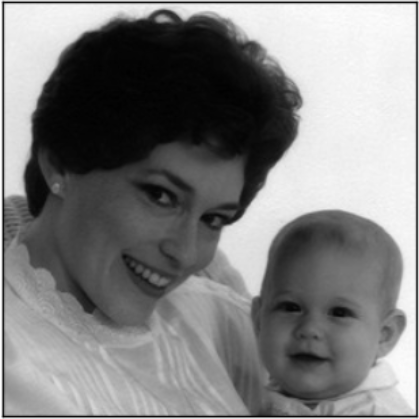
#> input picture woman.png, 419 x 419 px
$ python 4.py
#> lines starting #> are read from the running program, lines starting #| are printed output that depends on the picture
import cv2
import numpy as np
import matplotlib.pyplot as plt

img_man = cv2.imread('woman.png',0) #直接读为灰度图像
#> img_man is the input picture: shape (419, 419); min 1, max 255, mean 127.7
plt.subplot(121),plt.imshow(img_man,'gray'),plt.title('origial')
plt.xticks([]),plt.yticks([])
#--------------------------------
rows,cols = img_man.shape
#> rows = 419; cols = 419
mask = np.zeros(img_man.shape,np.uint8)
mask[rows//2-20:rows//2+20,cols//2-20:cols//2+20] = 1
#--------------------------------
f1 = np.fft.fft2(img_man)
f1shift = np.fft.fftshift(f1)
f1shift = f1shift*mask
f2shift = np.fft.ifftshift(f1shift) #对新的进行逆变换
img_new = np.fft.ifft2(f2shift)
#出来的是复数，无法显示
img_new = np.abs(img_new)
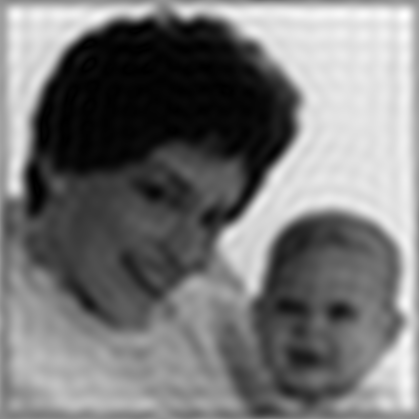
#> img_new: shape (419, 419) float64; min 0.0958, max 272.6, mean 127.8; drawn with min black and max white
#调整大小范围便于显示
img_new = (img_new-np.amin(img_new))/(np.amax(img_new)-np.amin(img_new))
plt.subplot(122),plt.imshow(img_new,'gray'),plt.title('Highpass')
plt.xticks([]),plt.yticks([])
plt.show()
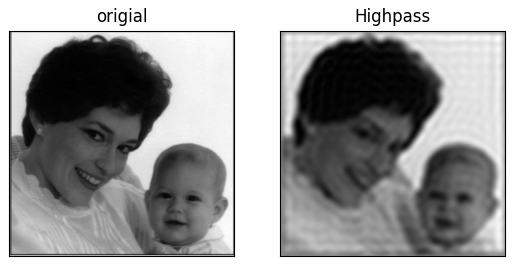
#> figure drawn by matplotlib, 2 panels

$ run again, with junzhilvbo.png copied over woman.png
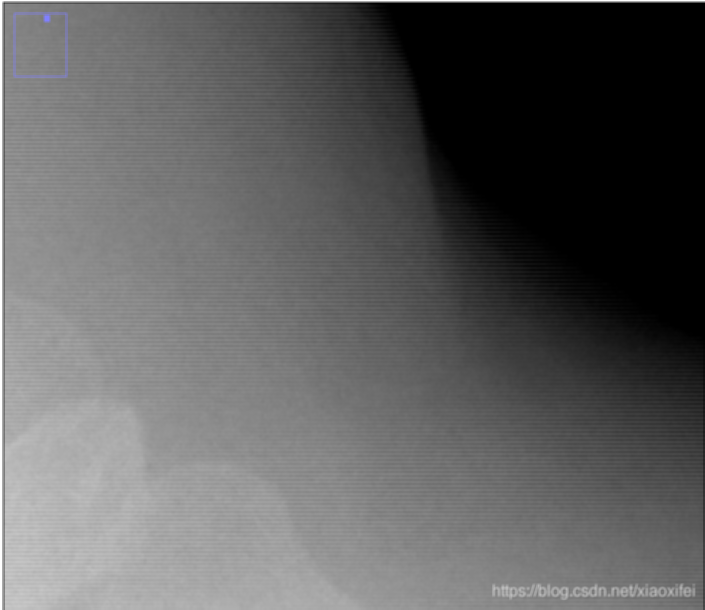
#> input picture junzhilvbo.png, 705 x 610 px
#> `img_new = (img_new-np.amin(img_new))/(np.amax(img_new)-np.amin(img_new))`:
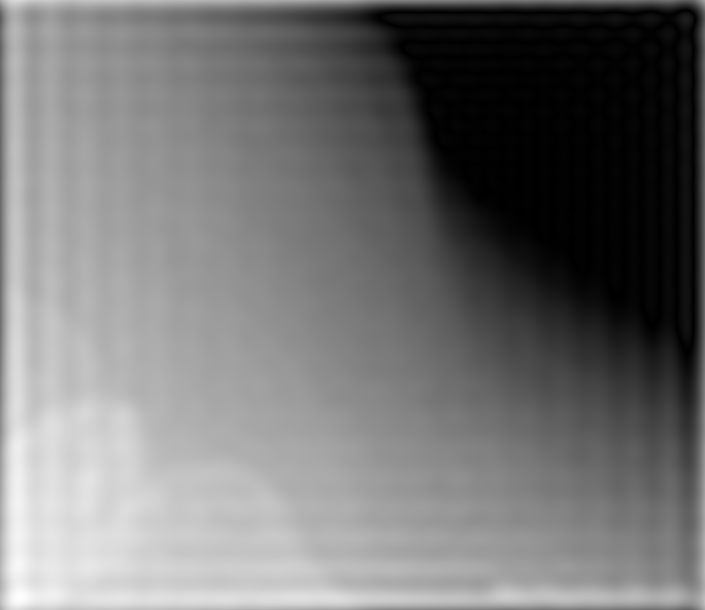
#> img_new: shape (610, 705) float64; min 0, max 1, mean 0.46
#> `plt.show()`:
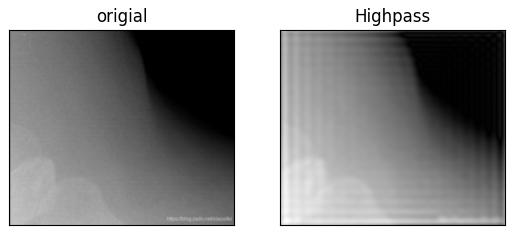
#> figure drawn by matplotlib, 2 panels
